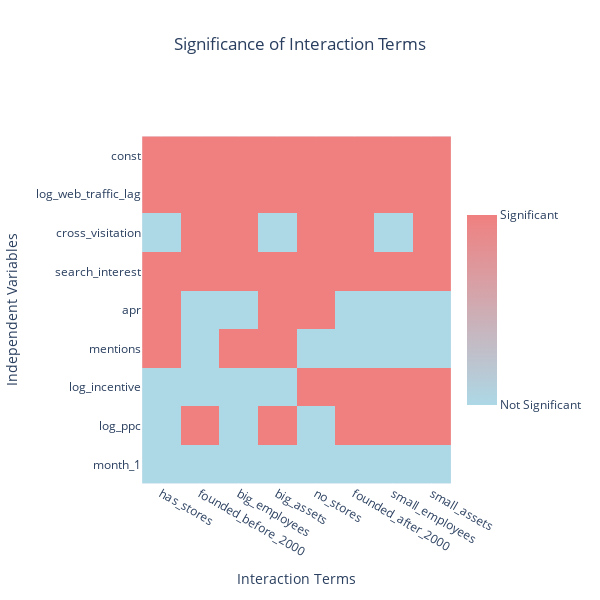

Source (notebook cell):
### Code cell
all_values = pd.DataFrame(all_values)

all_values.index = ['const'] + ind_vars

# turn each into a boolean 1 if greater than 0.05 and otherwise 0
all_values = all_values.apply(lambda x: x < 0.05)

all_values = all_values.astype(int)

#all_values = all_values[['has_stores', 'no_stores', 'founded_before_2000', 'founded_after_2000', 'big_employees', 'small_employees',  'big_assets', 'small_assets']]

# Define a custom colormap with white for False and light blue for True
colorscale = [[0, 'lightblue'], [1, 'lightcoral']]

# Create the heatmap
fig = px.imshow(
    all_values,
    labels=dict(x="Interaction Terms", y="Independent Variables", color="Significance"),
    title='Significance of Interaction Terms',
    color_continuous_scale=colorscale
)

# Update the layout to show a boolean legend
fig.update_layout(
    coloraxis_colorbar=dict(
        title='',
        tickvals=[0, 1],
        ticktext=['Not Significant', 'Significant'],
        lenmode='fraction',
        len=0.5
    )
)

# Update the figure size
fig.update_layout(
    autosize=False,
    width=600,
    height=600
)

# Center the title 
fig.update_layout(title_x=0.5)

fig.show()

### Figure 1 — Plotly figure (JSON) as saved in the notebook; plotly's stock layout.template omitted (floating-point values rounded to 4 significant figures)
{"data": [{"coloraxis": "coloraxis", "hovertemplate": "Interaction Terms: %{x}<br>Independent Variables: %{y}<br>Significance: %{z}<extra></extra>", "name": "0", "type": "heatmap", "x": ["has_stores", "founded_before_2000", "big_employees", "big_assets", "no_stores", "founded_after_2000", "small_employees", "small_assets"], "xaxis": "x", "y": ["const", "log_web_traffic_lag", "cross_visitation", "search_interest", "apr", "mentions", "log_incentive", "log_ppc", "month_1"], "yaxis": "y", "z": [[1, 1, 1, 1, 1, 1, 1, 1], [1, 1, 1, 1, 1, 1, 1, 1], [0, 1, 1, 0, 1, 1, 0, 1], [1, 1, 1, 1, 1, 1, 1, 1], [1, 0, 0, 1, 1, 0, 0, 0], [1, 0, 1, 1, 0, 0, 0, 0], [0, 0, 0, 0, 1, 1, 1, 1], [0, 1, 0, 1, 0, 1, 1, 1], [0, 0, 0, 0, 0, 0, 0, 0]]}], "layout": {"autosize": false, "coloraxis": {"colorbar": {"len": 0.5, "lenmode": "fraction", "ticktext": ["Not Significant", "Significant"], "tickvals": [0, 1], "title": {"text": ""}}, "colorscale": [[0, "lightblue"], [1, "lightcoral"]]}, "height": 600, "title": {"text": "Significance of Interaction Terms", "x": 0.5}, "width": 600, "xaxis": {"anchor": "y", "constrain": "domain", "domain": [0, 1], "scaleanchor": "y", "title": {"text": "Interaction Terms"}}, "yaxis": {"anchor": "x", "autorange": "reversed", "constrain": "domain", "domain": [0, 1], "title": {"text": "Independent Variables"}}}}
